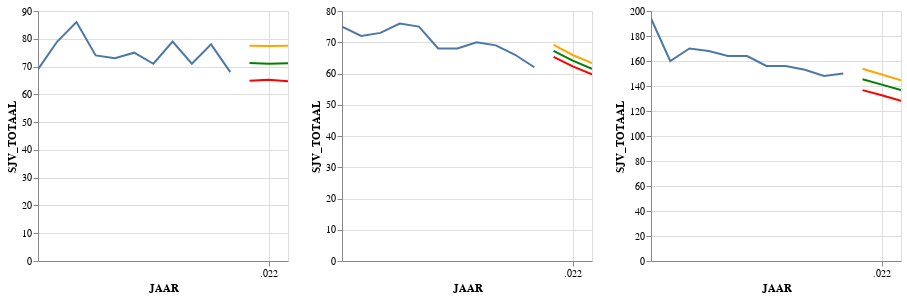

Source (notebook cell):
### Code cell
df1 =df_verbruik[df_verbruik['POSTCODE_VAN'] == '4251AB']
df2 =df_verbruik[df_verbruik['POSTCODE_VAN'] == '6373HA']
df3 =df_verbruik[df_verbruik['POSTCODE_VAN'] == '9998XB']

df1_low =df_verbruik_low[df_verbruik_low['POSTCODE_VAN'] == '4251AB']
df2_low =df_verbruik_low[df_verbruik_low['POSTCODE_VAN'] == '6373HA']
df3_low =df_verbruik_low[df_verbruik_low['POSTCODE_VAN'] == '9998XB']

df1_mid =df_verbruik_mid[df_verbruik_mid['POSTCODE_VAN'] == '4251AB']
df2_mid =df_verbruik_mid[df_verbruik_mid['POSTCODE_VAN'] == '6373HA']
df3_mid =df_verbruik_mid[df_verbruik_mid['POSTCODE_VAN'] == '9998XB']

df1_high =df_verbruik_high[df_verbruik_high['POSTCODE_VAN'] == '4251AB']
df2_high =df_verbruik_high[df_verbruik_high['POSTCODE_VAN'] == '6373HA']
df3_high =df_verbruik_high[df_verbruik_high['POSTCODE_VAN'] == '9998XB']

pc6_1 = alt.Chart(df1.reset_index()).mark_line(clip=True).encode(
                     alt.X('JAAR:T'),
                     alt.Y('SJV_TOTAAL:Q'),
                     ).properties(width=250,height=250)
    
pc6_2 = alt.Chart(df2.reset_index()).mark_line(clip=True).encode(
                     alt.X('JAAR:T'),
                     alt.Y('SJV_TOTAAL:Q'),
                     ).properties(width=250,height=250)

pc6_3 = alt.Chart(df3.reset_index()).mark_line(clip=True).encode(
                     alt.X('JAAR:T'),
                     alt.Y('SJV_TOTAAL:Q'),
                     ).properties(width=250,height=250)

pc6_1_low = alt.Chart(df1_low.reset_index()).mark_line(clip=True).encode(
                     alt.X('JAAR:T'),
                     alt.Y('SJV_TOTAAL:Q'),color=alt.value('red')
                     ).properties(width=250,height=250)
    
pc6_2_low = alt.Chart(df2_low.reset_index()).mark_line(clip=True).encode(
                     alt.X('JAAR:T'),
                     alt.Y('SJV_TOTAAL:Q'),color=alt.value('red')
                     ).properties(width=250,height=250)

pc6_3_low = alt.Chart(df3_low.reset_index()).mark_line(clip=True).encode(
                     alt.X('JAAR:T'),
                     alt.Y('SJV_TOTAAL:Q'),color=alt.value('red')
                     ).properties(width=250,height=250)

pc6_1_mid = alt.Chart(df1_mid.reset_index()).mark_line(clip=True).encode(
                     alt.X('JAAR:T'),
                     alt.Y('SJV_TOTAAL:Q'),color=alt.value('green')
                     ).properties(width=250,height=250)
    
pc6_2_mid = alt.Chart(df2_mid.reset_index()).mark_line(clip=True).encode(
                     alt.X('JAAR:T'),
                     alt.Y('SJV_TOTAAL:Q'),color=alt.value('green')
                     ).properties(width=250,height=250)

pc6_3_mid = alt.Chart(df3_mid.reset_index()).mark_line(clip=True).encode(
                     alt.X('JAAR:T'),
                     alt.Y('SJV_TOTAAL:Q'),color=alt.value('green')
                     ).properties(width=250,height=250)

pc6_1_high = alt.Chart(df1_high.reset_index()).mark_line(clip=True).encode(
                     alt.X('JAAR:T'),
                     alt.Y('SJV_TOTAAL:Q'),color=alt.value('orange')
                     ).properties(width=250,height=250)
    
pc6_2_high = alt.Chart(df2_high.reset_index()).mark_line(clip=True).encode(
                     alt.X('JAAR:T'),
                     alt.Y('SJV_TOTAAL:Q'),color=alt.value('orange')
                     ).properties(width=250,height=250)

pc6_3_high = alt.Chart(df3_high.reset_index()).mark_line(clip=True).encode(
                     alt.X('JAAR:T'),
                     alt.Y('SJV_TOTAAL:Q'),color=alt.value('orange')
                     ).properties(width=250,height=250)



pc6_1 + pc6_1_low + pc6_1_mid + pc6_1_high| pc6_2 + pc6_2_low + pc6_2_mid + pc6_2_high  | pc6_3  + pc6_3_low + pc6_3_mid + pc6_3_high
